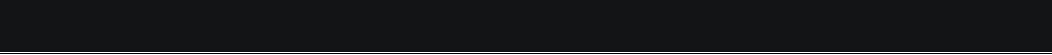
<?xml version="1.0" encoding="UTF-8"?>
<ui version="4.0">
 <class>Form</class>
 <widget class="QWidget" name="Form">
  <property name="geometry">
   <rect>
    <x>0</x>
    <y>0</y>
    <width>1052</width>
    <height>55</height>
   </rect>
  </property>
  <property name="minimumSize">
   <size>
    <width>0</width>
    <height>50</height>
   </size>
  </property>
  <property name="maximumSize">
   <size>
    <width>16777215</width>
    <height>55</height>
   </size>
  </property>
  <property name="windowTitle">
   <string>Form</string>
  </property>
  <property name="styleSheet">
   <string notr="true">#frame {
	background-color: rgb(19, 20, 21);
}

#frame_2 QLabel {
	color: rgb(255, 255, 255);
}

#pushButton {
	background-color: rgb(19, 20, 21);
	border-radius: 10px;
}

#pushButton:hover {
	background-color: #333436;
}

#line {
	background-color: rgb(255, 255, 255);
}
</string>
  </property>
  <layout class="QVBoxLayout" name="verticalLayout">
   <property name="spacing">
    <number>0</number>
   </property>
   <property name="leftMargin">
    <number>0</number>
   </property>
   <property name="topMargin">
    <number>0</number>
   </property>
   <property name="rightMargin">
    <number>0</number>
   </property>
   <property name="bottomMargin">
    <number>0</number>
   </property>
   <item>
    <widget class="QFrame" name="frame">
     <property name="styleSheet">
      <string notr="true"/>
     </property>
     <property name="frameShape">
      <enum>QFrame::NoFrame</enum>
     </property>
     <property name="frameShadow">
      <enum>QFrame::Raised</enum>
     </property>
     <layout class="QHBoxLayout" name="horizontalLayout">
      <property name="spacing">
       <number>0</number>
      </property>
      <property name="leftMargin">
       <number>0</number>
      </property>
      <property name="topMargin">
       <number>0</number>
      </property>
      <property name="rightMargin">
       <number>0</number>
      </property>
      <property name="bottomMargin">
       <number>0</number>
      </property>
      <item>
       <widget class="QFrame" name="frame_2">
        <property name="frameShape">
         <enum>QFrame::NoFrame</enum>
        </property>
        <property name="frameShadow">
         <enum>QFrame::Raised</enum>
        </property>
        <layout class="QHBoxLayout" name="horizontalLayout_2">
         <property name="leftMargin">
          <number>0</number>
         </property>
         <property name="topMargin">
          <number>0</number>
         </property>
         <property name="rightMargin">
          <number>0</number>
         </property>
         <property name="bottomMargin">
          <number>0</number>
         </property>
         <item>
          <widget class="QLabel" name="nameLabel">
           <property name="text">
            <string/>
           </property>
          </widget>
         </item>
         <item>
          <widget class="QLabel" name="quantityLabel">
           <property name="text">
            <string/>
           </property>
          </widget>
         </item>
         <item>
          <widget class="QLabel" name="pricelabel">
           <property name="text">
            <string/>
           </property>
          </widget>
         </item>
         <item>
          <widget class="QLabel" name="profitLabel">
           <property name="text">
            <string/>
           </property>
          </widget>
         </item>
        </layout>
       </widget>
      </item>
      <item>
       <widget class="QFrame" name="frame_3">
        <property name="sizePolicy">
         <sizepolicy hsizetype="Maximum" vsizetype="Preferred">
          <horstretch>0</horstretch>
          <verstretch>0</verstretch>
         </sizepolicy>
        </property>
        <property name="frameShape">
         <enum>QFrame::NoFrame</enum>
        </property>
        <property name="frameShadow">
         <enum>QFrame::Raised</enum>
        </property>
        <layout class="QHBoxLayout" name="horizontalLayout_3">
         <item>
          <widget class="QPushButton" name="pushButton">
           <property name="text">
            <string/>
           </property>
           <property name="icon">
            <iconset resource="../icons/icons.qrc">
             <normaloff>:/icons/icons8-three-dots-100.png</normaloff>:/icons/icons8-three-dots-100.png</iconset>
           </property>
           <property name="iconSize">
            <size>
             <width>30</width>
             <height>30</height>
            </size>
           </property>
          </widget>
         </item>
        </layout>
       </widget>
      </item>
     </layout>
    </widget>
   </item>
   <item>
    <widget class="Line" name="line">
     <property name="enabled">
      <bool>true</bool>
     </property>
     <property name="font">
      <font>
       <pointsize>1</pointsize>
      </font>
     </property>
     <property name="frameShadow">
      <enum>QFrame::Plain</enum>
     </property>
     <property name="orientation">
      <enum>Qt::Horizontal</enum>
     </property>
    </widget>
   </item>
  </layout>
 </widget>
 <resources>
  <include location="../icons/icons.qrc"/>
 </resources>
 <connections/>
</ui>
